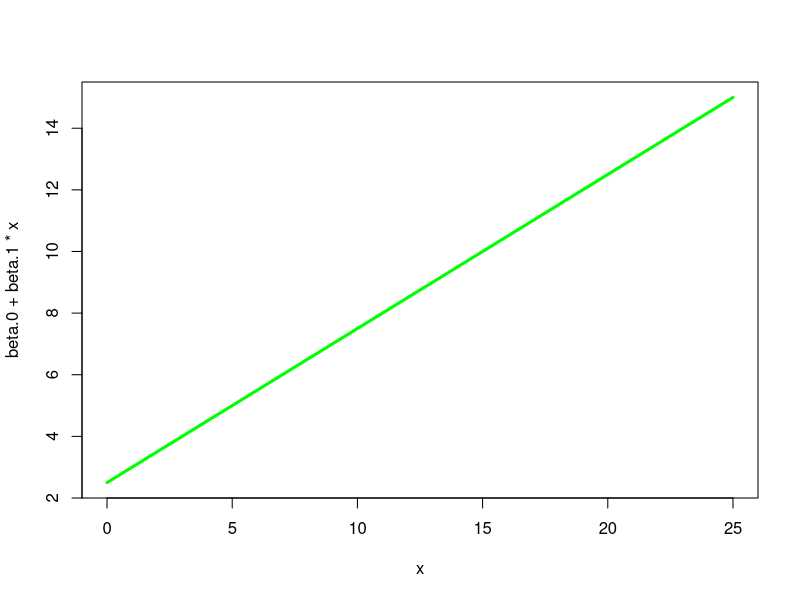
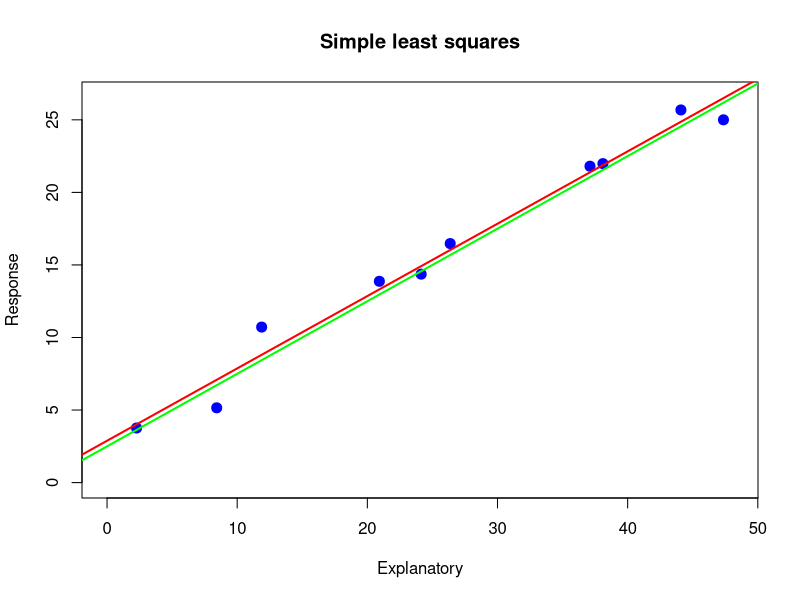
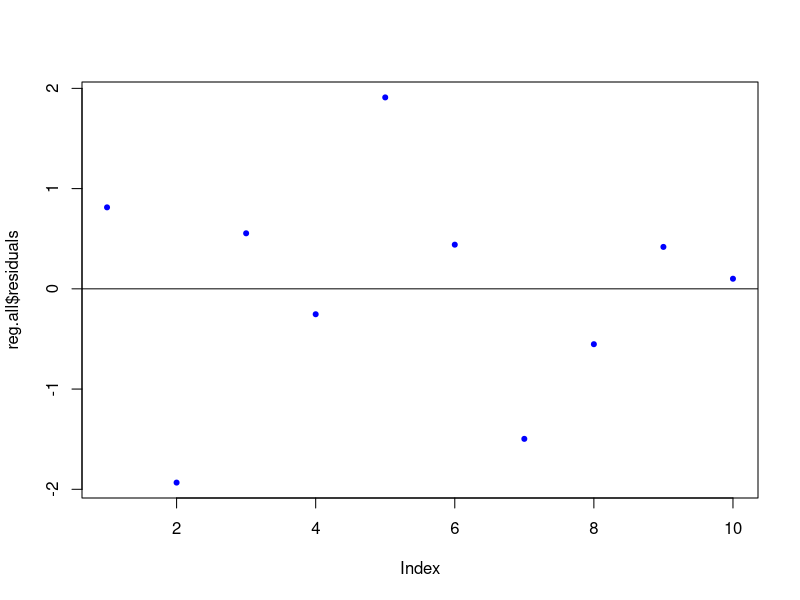
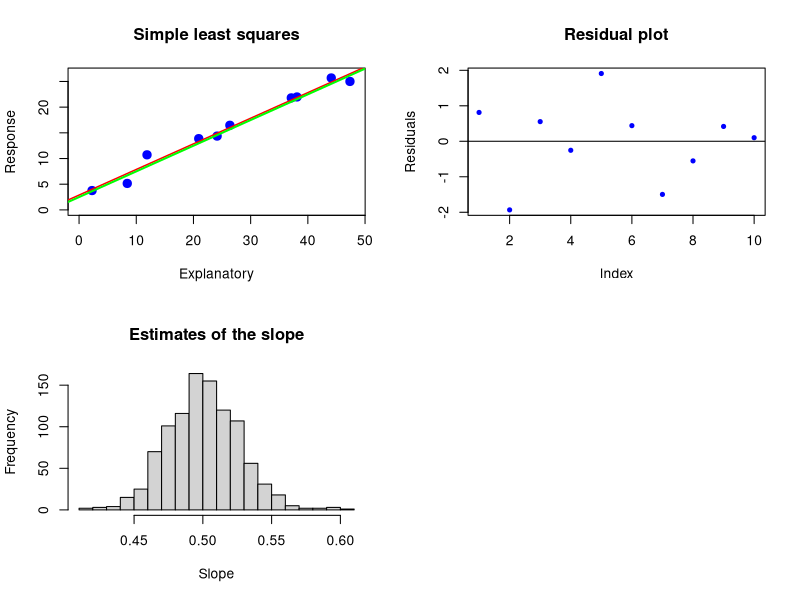

Reproduce these figures in R, in order.
beta.0<-2.5  ### theoretical parameter values
beta.1<-0.5
curve(beta.0+beta.1*x, 0, 25, lwd=3, col="green")

sigma<-1       #### std. dev of all errors is the same sigma

x<-5
beta.0+beta.1*x
y<-beta.0+beta.1*x+rnorm(1,mean=0,sd=1)
y

lambda<-1/25
domain<-rexp(1,lambda)
domain

sample.size<-10

errors<-rnorm(sample.size,mean=0,sd=sigma)
errors

x.coords<-runif(sample.size, min=0, max=domain)
x.coords

y.coords<-beta.0 + beta.1*x.coords+errors
y.coords

plot(x.coords,y.coords, cex=2, pch=20, col="blue", 
     main="Simple least squares", ylab="Response", xlab="Explanatory", xlim=c(0, domain), ylim=c(0,beta.1*domain+beta.0))

reg<-lm(y.coords ~ x.coords)
reg

abline(lm(y.coords ~ x.coords), lwd=2, col="red")
abline(beta.0,beta.1, lwd=2, col="green")


####### What is under the hood? ###### 
######################################

b.1<-cor(x.coords,y.coords)*sd(y.coords)/sd(x.coords)
b.1

b.0<-mean(y.coords)-b.1*mean(x.coords)
b.0

############## What if we want more information? #############
##############################################################

reg.all<-summary(reg)
reg.all

res<-reg.all$residuals
plot(reg.all$residuals, pch=20, col="blue")
abline(0,0)

sse<-sum(res^2)#### Sum of Squares due to Error (SSE)
sse

sst<-sum((y.coords-mean(y.coords))^2) #### Total Sum of Squares (SST)
sst

R.squared<-1-(sse/sst)   #### coefficient of determination aka multiple R-squared
R.squared                #### the closer to 1 the better the fit
                         ##### regression captures the proportion R of the variation in the reponse variable
            
sqrt(sse/(sample.size-2))              
                         
pdf("plots.pdf")
par(mfrow=c(2,2))

plot(x.coords,y.coords, cex=2, pch=20, col="blue", 
     main="Simple least squares", ylab="Response", xlab="Explanatory", xlim=c(0, domain), ylim=c(0,beta.1*domain+beta.0))
abline(lm(y.coords ~ x.coords), lwd=1.5, col="red")
abline(beta.0,beta.1, lwd=2, col="green")

plot(reg.all$residuals, pch=20, col="blue", ylab="Residuals", main="Residual plot")
abline(0,0)


################ What about the estimation error in the slope parameter? ##########################
###################################################################################################

nsim<-1000
counter<-0
slope.vector<-numeric()

while(counter<nsim){
	counter<-counter+1;
	errors<-rnorm(sample.size,mean=0,sd=sigma);
	x.coords<-runif(sample.size, min=0, max=domain);
	y.coords<-beta.0 + beta.1*x.coords+errors;
	b.1<-cor(x.coords,y.coords)*sd(y.coords)/sd(x.coords);
	slope.vector<-rbind(slope.vector,b.1)
}

slope.vector
hist(slope.vector, breaks=20, 
     main="Estimates of the slope", xlab="Slope")
dev.off()

mean(slope.vector)

############## Is there theory to support this? ################################################
